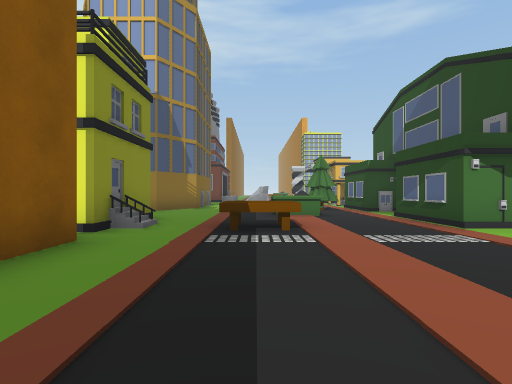
view 1 (above)

17 first-person views from a walk through a Unity game level. The camera is 1.3 m above the floor, looks level and sees 80° across. The floor is counted in squares, 2 m on a side. Each view is taken from the middle of a square. On the plan, view 1 faces up. The plan holds only what a view shows up to about 10 squares ahead; the rest is blank. The place goes on beyond the plan. Some surface patterns are stand-ins.

view 2
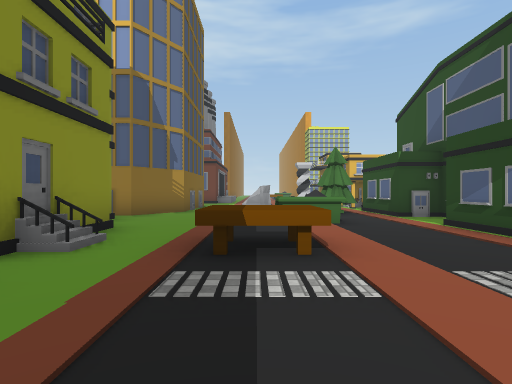

view 3
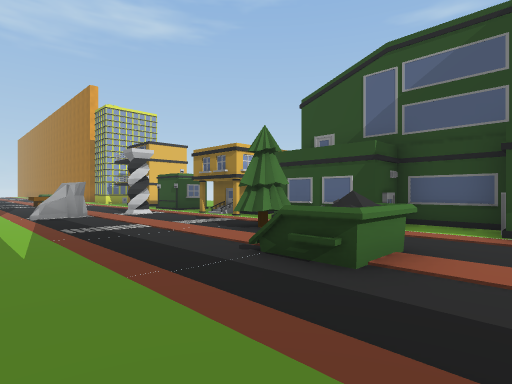

view 4
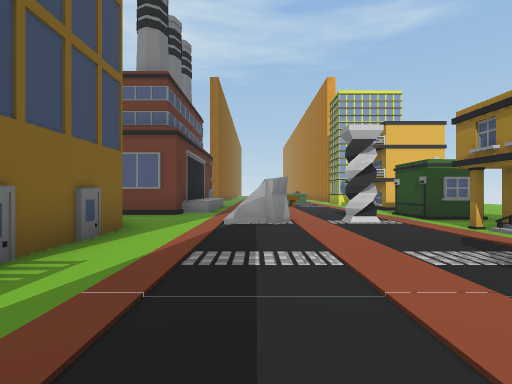

view 5
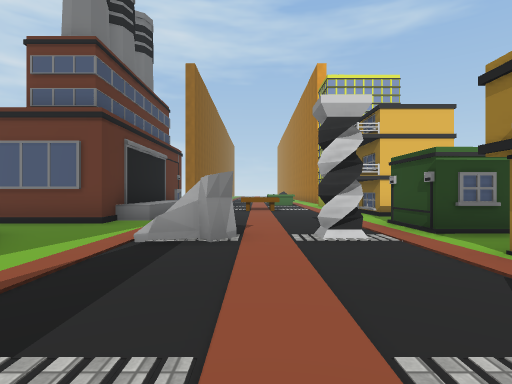

view 6
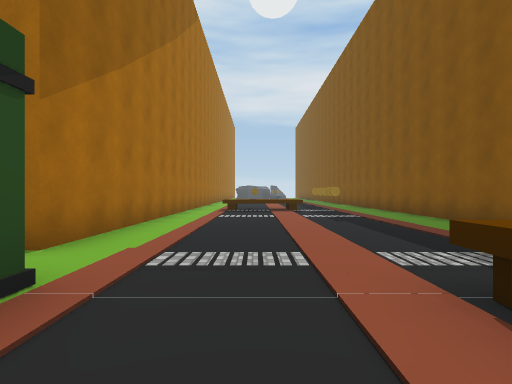

view 7
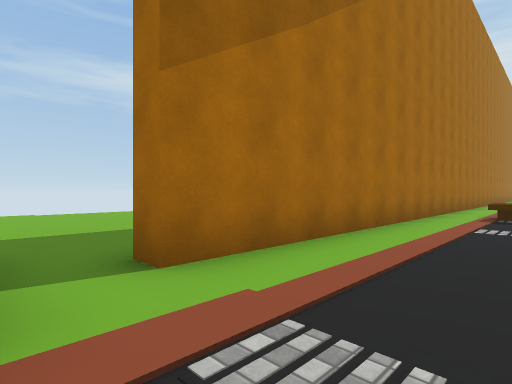

view 8
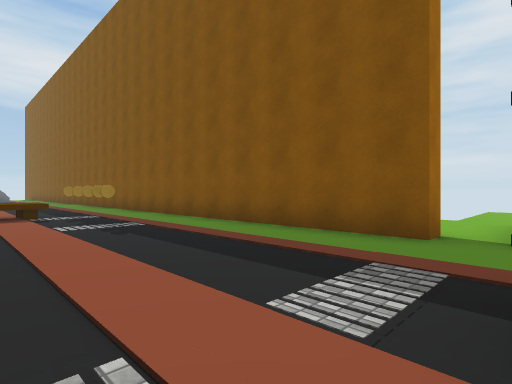

view 9
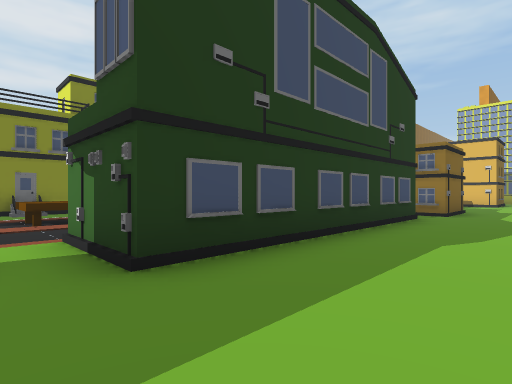

view 10
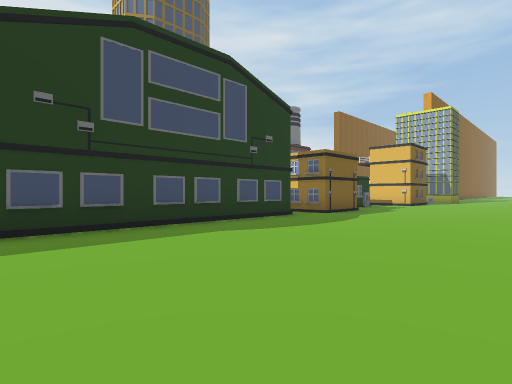

view 11
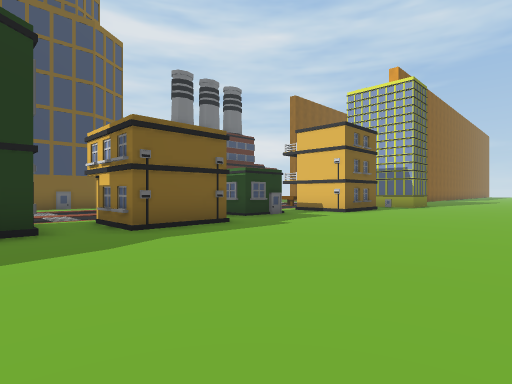

view 12
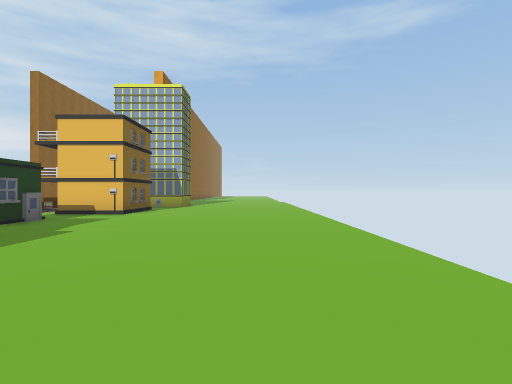

view 13
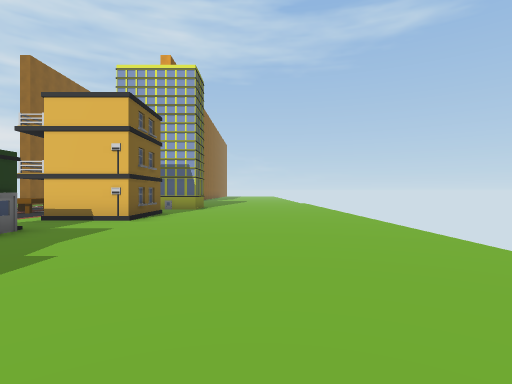

view 14
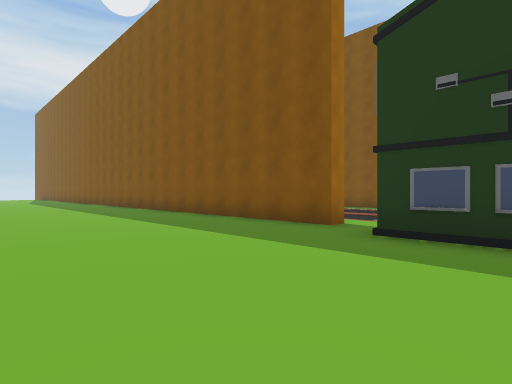

view 15
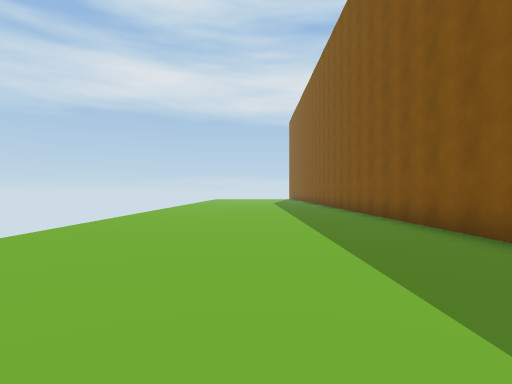

view 16
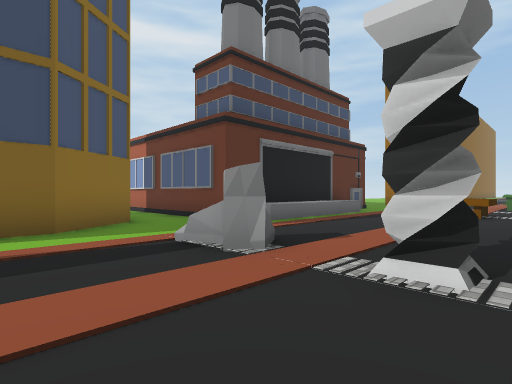

view 17
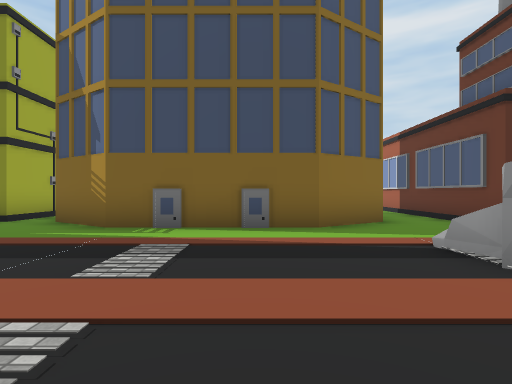

### Floor plan
Key: @ floor where view 1 was taken; # wall or solid block; x gap in a wall; . floor; / step, stairs or slope; B bin; U building; T table; R tree; C rock; S statue; E bench.
Columns run from 7 left of view 1 to 11 right of it. Each row starts with its distance up from view 1.
 21      #.....  U.....
 20      #...../UU.....
 19 ######.............
 18  ..........U#......
 17   .....C.S.U#......
 16     #..CCS.........
 15     #......UU#.....
 14     #......###.....
 13     #....../U......
 12     #......##......
 11    ##....RR##......
 10    #.......##......
  9    x....B...#......
  8     ........#......
  7     #......##......
  6     #..T...##......
  5     #..T...##......
  4  ..................
  3      #......#......
  2      #......#......
  1      #......#......
  0      #.@....#......
 -1      #......#......
 -2      #......#......
 -3      #......#......
 -4      #..E E.#......

Positions as (right, up) in squares from view 1, and headings:
1: (0, 0), facing up
2: (0, 2), facing up
3: (-2, 7), facing up-right
4: (0, 10), facing up
5: (1, 12), facing up
6: (2, 7), facing down
7: (2, 5), facing down-right
8: (2, 5), facing down-left
9: (8, 4), facing up-left
10: (11, 5), facing up-left
11: (11, 11), facing up-left
12: (10, 11), facing up
13: (9, 13), facing up
14: (10, 7), facing down-left
15: (8, 4), facing down
16: (3, 14), facing up-left
17: (3, 14), facing left
